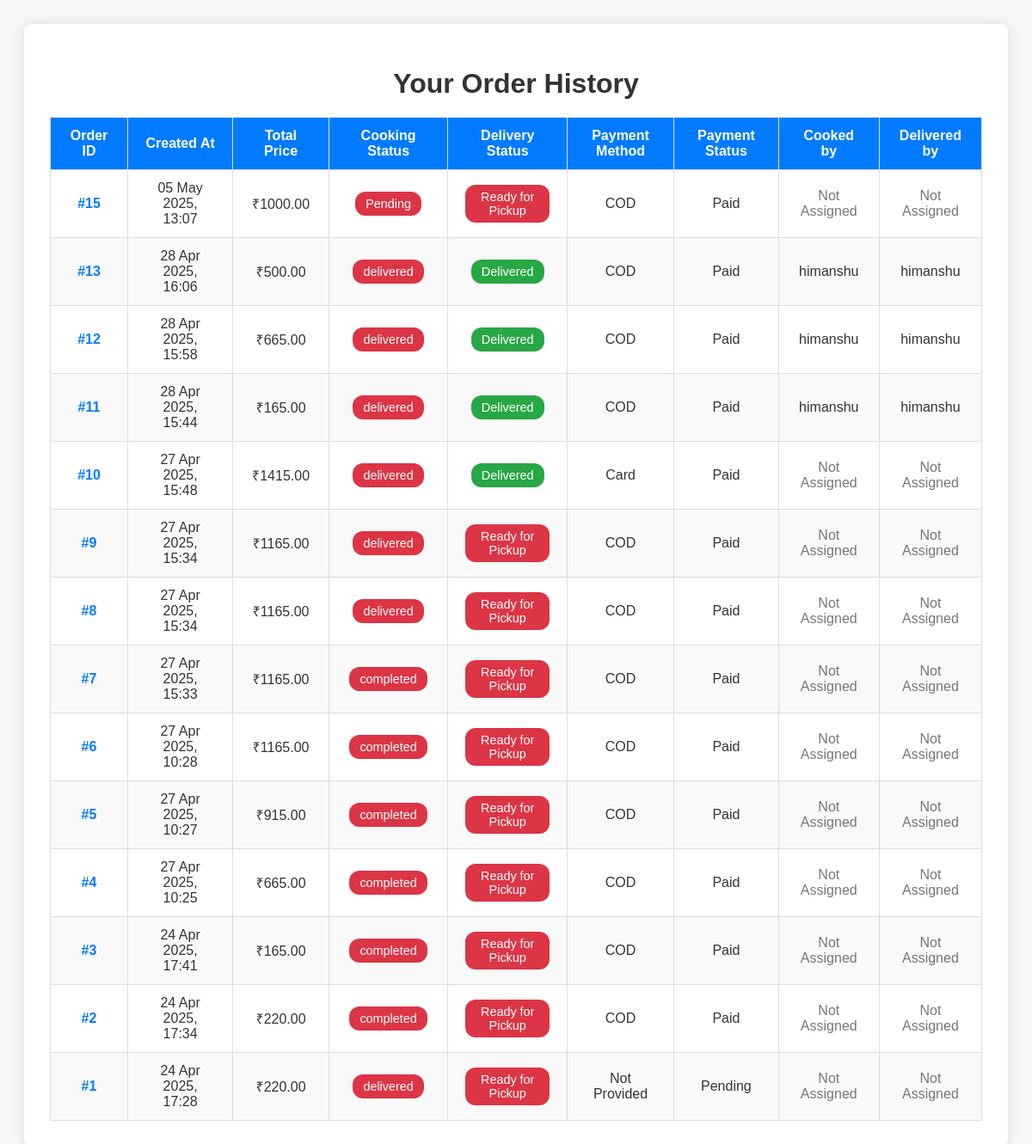
The app's page /main_page/order_history/ (signed in), older data.
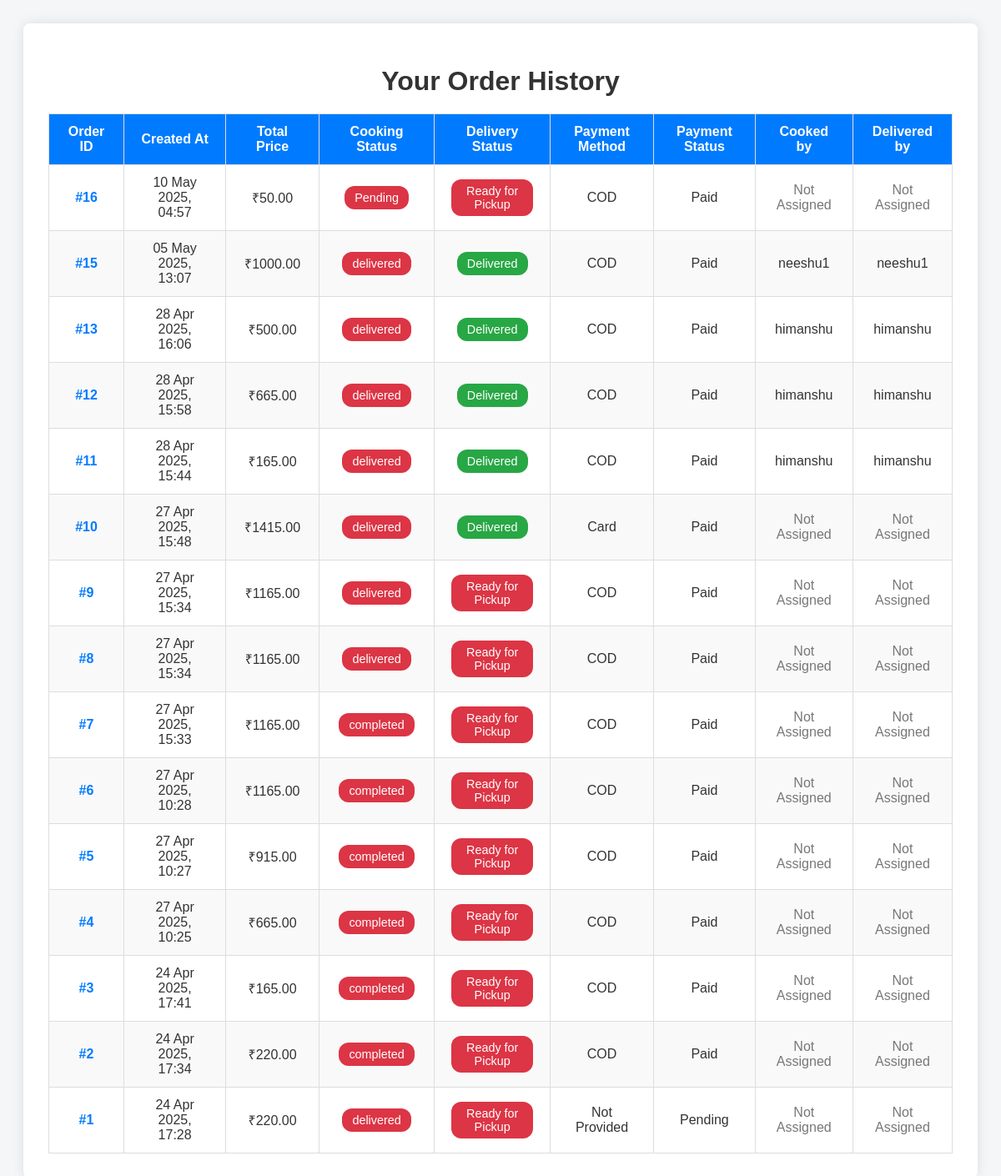
The same page, newer data.
### main_page/models.py (models this page shows, shortened)
class Order(models.Model):
    user = models.ForeignKey(
        settings.AUTH_USER_MODEL, on_delete=models.CASCADE, null=True, blank=True
    )
    created_at = models.DateTimeField(
        auto_now_add=True, null=True, blank=True
    )  # Allows created_at to be optional
    total_price = models.DecimalField(
        max_digits=10, decimal_places=2, null=True, blank=True
    )  # Allows total price to be optional
    STATUS_CHOICES = (
        ("pending", "Pending"),
        ("cooking", "Cooking"),
        ("ready", "Ready"),
        ("Cooked_And_Delivered", "Cooked_And_Delivered"),
    )
    DELIVERY_STATUS_CHOICES = (
        ("ready_for_pickup", "Ready for Pickup"),
        ("pickup_on_way", "Pickup on the Way"),
        ("delivered", "Delivered"),
    )
    cook = models.ForeignKey(
        settings.AUTH_USER_MODEL,
        on_delete=models.SET_NULL,
        null=True,
        blank=True,
        related_name="cooked_orders",
    )
    delivery_person = models.ForeignKey(
        settings.AUTH_USER_MODEL,
        on_delete=models.SET_NULL,
        null=True,
        blank=True,
        related_name="delivered_orders",
    )
    status = models.CharField(max_length=20, choices=STATUS_CHOICES, default="pending")
    delivery_status = models.CharField(
        max_length=20, choices=DELIVERY_STATUS_CHOICES, default="ready_for_pickup"
    )
    payment_method = models.CharField(
        max_length=50,
        choices=[
            ("COD", "Cash on Delivery"),
            ("Card", "Card"),
            ("UPI", "UPI"),
        ],
        null=True,
        blank=True,
    )
    payment_status = models.CharField(
        max_length=20,
        choices=[
            ("pending", "Pending"),
            ("paid", "Paid"),
            ("failed", "Failed"),
        ],
        default="pending",
    )

class User(AbstractUser):
    ADMIN = "admin"
    MANAGER = "manager"
    USER = "user"
    ROLE_CHOICES = [
        (ADMIN, "Admin"),
        (MANAGER, "Manager"),
        (USER, "User"),
    ]
    ONLINE = "online"
    MARKET = "market"
    SPECIAL = "special"
    LEVEL_CHOICES = [
        (ONLINE, "Online"),
        (MARKET, "Market"),
        (SPECIAL, "Special"),
    ]
    role = models.CharField(
        max_length=10, choices=ROLE_CHOICES, default=USER, null=True, blank=True
    )
    level = models.CharField(
        max_length=10, choices=LEVEL_CHOICES, default=ONLINE, null=True, blank=True
    )
    groups = models.ManyToManyField(
        Group,
        related_name="custom_user_set",
        blank=True,
        help_text="The groups this user belongs to.",
        verbose_name="groups",
    )
    user_permissions = models.ManyToManyField(
        Permission,
        related_name="custom_user_set",
        blank=True,
        help_text="Specific permissions for this user.",
        verbose_name="user permissions",
    )

### main_page/views.py (the view)
# urls.py: path("order_history/", views.order_history, name="order_history"),
@login_required
def order_history(request):
    orders = Order.objects.filter(user=request.user).order_by("-created_at")
    return render(request, "main_page/order_history.html", {"orders": orders})

### templates/main_page/order_history.html (shortened to what this page needs)
<!DOCTYPE html>
<html lang="en">
<head>
</head>
<body>
    <div class="container">
        <h1>Your Order History</h1>
        {% if orders %}
        <table>
            <thead>
                <tr>
                    <th>Order ID</th>
                    <th>Created At</th>
                    <th>Total Price</th>
                    <th>Cooking Status</th>
                    <th>Delivery Status</th>
                    <th>Payment Method</th>
                    <th>Payment Status</th>
                    <th>Cooked by</th>
                    <th>Delivered by</th>
                </tr>
            </thead>
            <tbody>
                {% for order in orders %}
                <tr>
                    <td>
                        <a href="{% url 'order_detail' order.id %}">#{{ order.id }}</a>
                    </td>
                    <td>{{ order.created_at|date:'d M Y, H:i' }}</td>
                    <td>₹{{ order.total_price }}</td>
                    <td>
                        <span class="badge
                            {% if order.get_status_display == 'Cooking' %}badge-warning
                            {% elif order.get_status_display == 'Completed' %}badge-success
                            {% else %}badge-danger
                            {% endif %}
                        ">
                            {{ order.get_status_display }}
                        </span>
                    </td>
                    <td>
                        <span class="badge
                            {% if order.get_delivery_status_display == 'Delivered' %}badge-success
                            {% elif order.get_delivery_status_display == 'On the way' %}badge-warning
                            {% else %}badge-danger
                            {% endif %}
                        ">
                            {{ order.get_delivery_status_display }}
                        </span>
                    </td>
                    <td>{{ order.payment_method }}</td>
                    <td>{{ order.get_payment_status_display }}</td>
                    <td>
                        {% if order.cook %}
                            {{ order.cook.username }}
                        {% else %}
                            <span class="text-muted">Not Assigned</span>
                        {% endif %}
                    </td>
                    <td>
                        {% if order.delivery_person %}
                            {{ order.delivery_person.username }}
                        {% else %}
                            <span class="text-muted">Not Assigned</span>
                        {% endif %}
                    </td>
                </tr>
                {% endfor %}
            </tbody>
        </table>
        {% else %}
        <p class="no-orders">You have no orders yet.</p>
        {% endif %}
    </div>
</body>
</html>

Row changes from the older to the newer data that the page shows:
added Order: id "16", created_at "10 May 2025, 04:57", total_price "50.00", status "Pending", delivery_status "Ready for Pickup", payment_method "COD", payment_status "Paid", shows "Not Assigned"
changed Order id 15: status "Pending" → "delivered"; delivery_status "Ready for Pickup" → "Delivered"; cook.username (not shown) → "neeshu1"; delivery_person.username (not shown) → "neeshu1"; no longer shows "Not Assigned"
